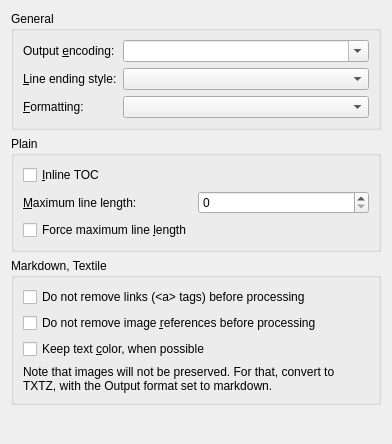
<?xml version="1.0" encoding="UTF-8"?>
<ui version="4.0">
 <class>Form</class>
 <widget class="QWidget" name="Form">
  <property name="geometry">
   <rect>
    <x>0</x>
    <y>0</y>
    <width>392</width>
    <height>444</height>
   </rect>
  </property>
  <property name="windowTitle">
   <string>Form</string>
  </property>
  <layout class="QVBoxLayout" name="verticalLayout_2">
   <item>
    <widget class="QGroupBox" name="groupBox">
     <property name="title">
      <string>General</string>
     </property>
     <layout class="QFormLayout" name="formLayout">
      <item row="0" column="0">
       <widget class="QLabel" name="label_3">
        <property name="text">
         <string>Output &amp;encoding:</string>
        </property>
        <property name="buddy">
         <cstring>opt_txt_output_encoding</cstring>
        </property>
       </widget>
      </item>
      <item row="0" column="1">
       <widget class="EncodingComboBox" name="opt_txt_output_encoding">
        <property name="editable">
         <bool>true</bool>
        </property>
       </widget>
      </item>
      <item row="1" column="0">
       <widget class="QLabel" name="label">
        <property name="text">
         <string>&amp;Line ending style:</string>
        </property>
        <property name="buddy">
         <cstring>opt_newline</cstring>
        </property>
       </widget>
      </item>
      <item row="1" column="1">
       <widget class="QComboBox" name="opt_newline"/>
      </item>
      <item row="2" column="0">
       <widget class="QLabel" name="label_4">
        <property name="text">
         <string>&amp;Formatting:</string>
        </property>
        <property name="buddy">
         <cstring>opt_txt_output_formatting</cstring>
        </property>
       </widget>
      </item>
      <item row="2" column="1">
       <widget class="QComboBox" name="opt_txt_output_formatting"/>
      </item>
     </layout>
    </widget>
   </item>
   <item>
    <widget class="QGroupBox" name="groupBox_2">
     <property name="title">
      <string>Plain</string>
     </property>
     <layout class="QFormLayout" name="formLayout_2">
      <item row="0" column="0">
       <widget class="QCheckBox" name="opt_inline_toc">
        <property name="text">
         <string>&amp;Inline TOC</string>
        </property>
       </widget>
      </item>
      <item row="1" column="0">
       <widget class="QLabel" name="label_2">
        <property name="text">
         <string>&amp;Maximum line length:</string>
        </property>
        <property name="buddy">
         <cstring>opt_max_line_length</cstring>
        </property>
       </widget>
      </item>
      <item row="1" column="1">
       <widget class="QSpinBox" name="opt_max_line_length"/>
      </item>
      <item row="2" column="0">
       <widget class="QCheckBox" name="opt_force_max_line_length">
        <property name="text">
         <string>Force maximum line &amp;length</string>
        </property>
       </widget>
      </item>
     </layout>
    </widget>
   </item>
   <item>
    <widget class="QGroupBox" name="groupBox_3">
     <property name="title">
      <string>Markdown, Textile</string>
     </property>
     <layout class="QVBoxLayout" name="verticalLayout">
      <item>
       <widget class="QCheckBox" name="opt_keep_links">
        <property name="text">
         <string>Do not remove links (&lt;a&gt; tags) before processing</string>
        </property>
       </widget>
      </item>
      <item>
       <widget class="QCheckBox" name="opt_keep_image_references">
        <property name="text">
         <string>Do not remove image &amp;references before processing</string>
        </property>
       </widget>
      </item>
      <item>
       <widget class="QCheckBox" name="opt_keep_color">
        <property name="text">
         <string>Keep text &amp;color, when possible</string>
        </property>
       </widget>
      </item>
      <item>
       <widget class="QLabel" name="image_note_label">
        <property name="text">
         <string>Note that images will not be preserved. For that, convert to TXTZ, with the Output format set to markdown.</string>
        </property>
        <property name="wordWrap">
         <bool>true</bool>
        </property>
       </widget>
      </item>
     </layout>
    </widget>
   </item>
   <item>
    <spacer name="verticalSpacer">
     <property name="orientation">
      <enum>Qt::Vertical</enum>
     </property>
     <property name="sizeHint" stdset="0">
      <size>
       <width>20</width>
       <height>40</height>
      </size>
     </property>
    </spacer>
   </item>
  </layout>
 </widget>
 <customwidgets>
  <customwidget>
   <class>EncodingComboBox</class>
   <extends>QComboBox</extends>
   <header>calibre/gui2/widgets.h</header>
  </customwidget>
 </customwidgets>
 <resources/>
 <connections/>
</ui>
